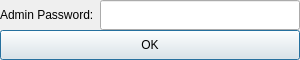
<?xml version="1.0" encoding="UTF-8"?>
<ui version="4.0">
 <class>Adminc</class>
 <widget class="QDialog" name="Adminc">
  <property name="geometry">
   <rect>
    <x>0</x>
    <y>0</y>
    <width>300</width>
    <height>60</height>
   </rect>
  </property>
  <property name="windowTitle">
   <string>Dialog</string>
  </property>
  <widget class="QLabel" name="label">
   <property name="geometry">
    <rect>
     <x>0</x>
     <y>0</y>
     <width>100</width>
     <height>30</height>
    </rect>
   </property>
   <property name="text">
    <string>Admin Password:</string>
   </property>
  </widget>
  <widget class="QLineEdit" name="lineEdit">
   <property name="geometry">
    <rect>
     <x>100</x>
     <y>0</y>
     <width>200</width>
     <height>30</height>
    </rect>
   </property>
  </widget>
  <widget class="QPushButton" name="pushButton">
   <property name="geometry">
    <rect>
     <x>0</x>
     <y>30</y>
     <width>300</width>
     <height>30</height>
    </rect>
   </property>
   <property name="text">
    <string>OK</string>
   </property>
  </widget>
 </widget>
 <resources/>
 <connections/>
</ui>
